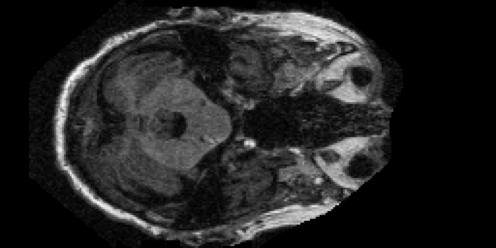
#> input picture samples/Mild Dementia/OAS1_0028_MR1_mpr-1_100.jpg, 496 x 248 px, given as the content of the folder data/source_2/Non Demented, which was not available
$ python changes_from_stages_source2.py
#> lines starting #> are read from the running program, lines starting #| are printed output that depends on the picture; pictures that were not available may be replaced by others from this repository, and a replacement may not be noted
import numpy as np
import cv2
import matplotlib.pyplot as plt
import os
from tqdm import tqdm

def compute_mean_image(stage_path):
    # List all image files in the stage directory
#> called with stage_path = 'data/source_2/Non Demented'
    image_files = [os.path.join(stage_path, img) for img in os.listdir(stage_path)]

    # Preallocate an array to store the sum of all images
    mean_image = np.zeros((256, 256), dtype=np.float32)  # Adjust size based on your image dimensions

    # Compute the sum of all images with a progress bar
    for img_file in tqdm(image_files, desc=f"Processing {os.path.basename(stage_path)}", unit="image"):
        img = cv2.imread(img_file, cv2.IMREAD_GRAYSCALE)
#> img is the input picture: shape (248, 496); min 0, max 255, mean 36
        if img is not None:
            img = cv2.resize(img, (256, 256))  # Resize to a consistent size if needed
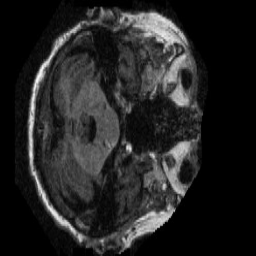
#> img: shape (256, 256); min 0, max 247, mean 35.9
            mean_image += img.astype(np.float32)

    # Compute the mean by dividing by the number of images
    mean_image /= len(image_files)
    return mean_image

# Define dataset path and stages
dataset_path = "data/source_2/"
stages = ["Non Demented", "Very mild Dementia", "Mild Dementia", "Moderate Dementia"]

# Compute mean images for each stage
mean_images = {}
for stage in stages:
    stage_path = os.path.join(dataset_path, stage)
    mean_images[stage] = compute_mean_image(stage_path)

# Plot mean differences between consecutive stages
fig, axes = plt.subplots(1, 3, figsize=(15, 5))

for i in range(3):
    # Compute the difference between consecutive stages
    diff_img = mean_images[stages[i+1]] - mean_images[stages[i]]

    # Plot the difference image
    axes[i].imshow(diff_img, cmap="coolwarm")
    axes[i].set_title(f"{stages[i]} → {stages[i+1]}", fontsize=12)
    axes[i].axis("off")
#> this loop made 3 passes
#> pass 2, `diff_img = mean_images[stages[i+1]] - mean_images[stages[i]]`:
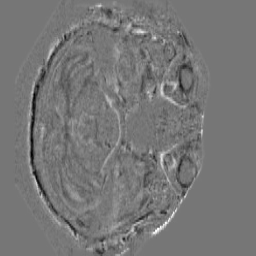
#> diff_img: shape (256, 256) float32; min -107, max 123, mean 0.5; drawn with min black and max white
#> pass 3, `diff_img = mean_images[stages[i+1]] - mean_images[stages[i]]`:
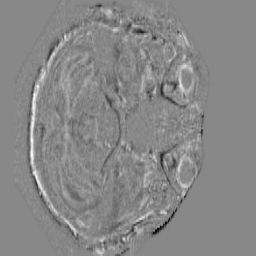
#> diff_img: shape (256, 256) float32; min -123, max 107, mean -0.5; drawn with min black and max white

# Add a main title
plt.suptitle("Differences in Mean Images Between Stages", fontsize=16)
plt.tight_layout()

# plt.show()

plt.savefig("plots/source_2/changes_from_stages.png")
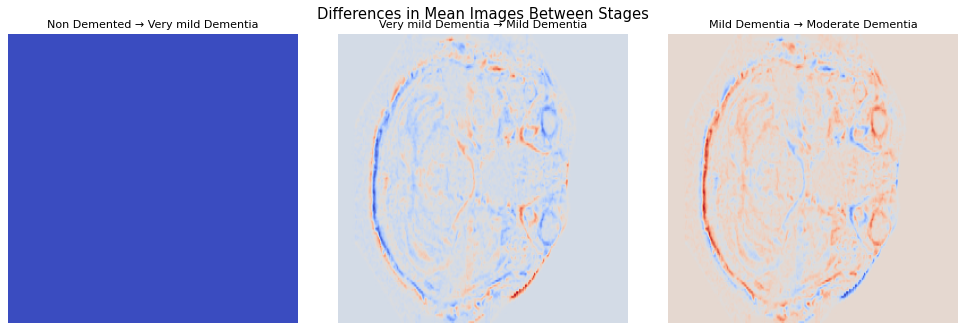
#> figure drawn by matplotlib, 3 panels
